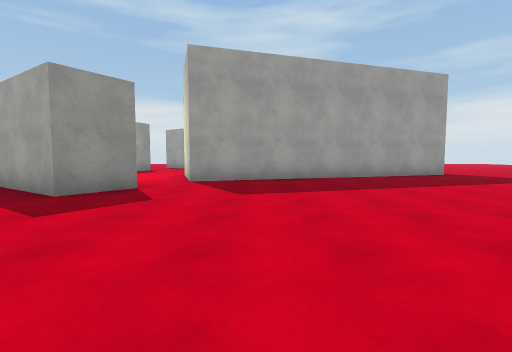
view 1 (above)

15 first-person views from a walk through a 3-D level made in the Unity game engine. The camera is 1.2 m above the floor, tilts 4° down and sees 85° across. The floor is counted in squares, 2 m on a side. Each view is taken from the middle of a square. On the plan, view 1 faces up. The plan holds only what a view shows up to about 9 squares ahead; the rest is blank. The place goes on beyond the plan. Surface patterns are stand-ins for the level's own textures.

view 2
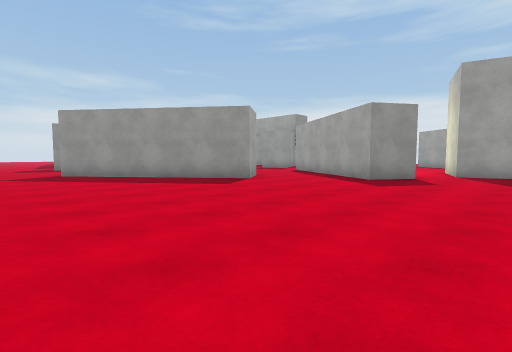

view 3
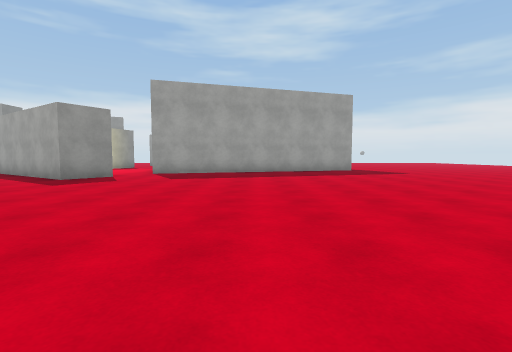

view 4
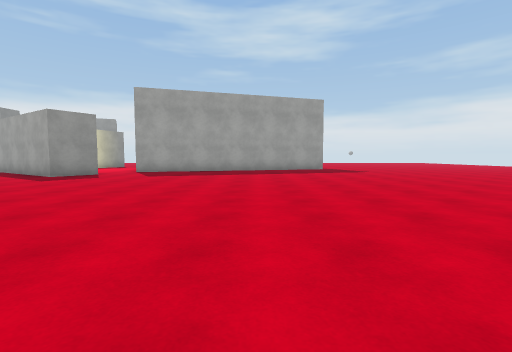

view 5
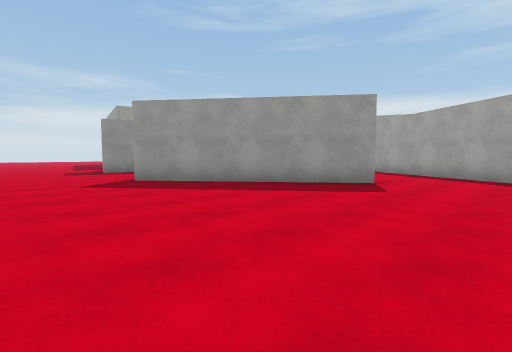

view 6
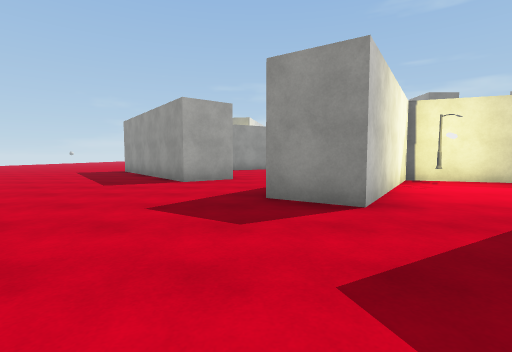

view 7
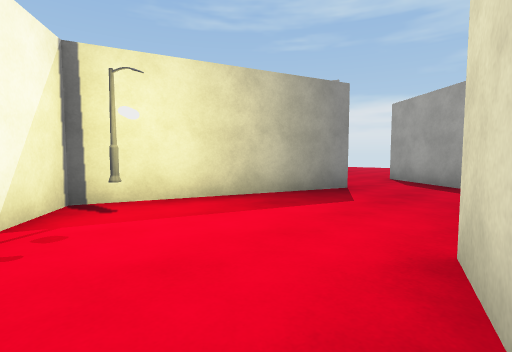

view 8
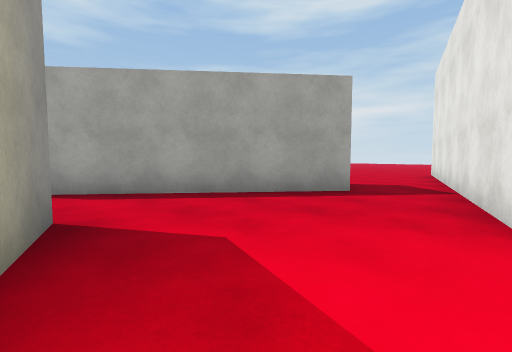

view 9
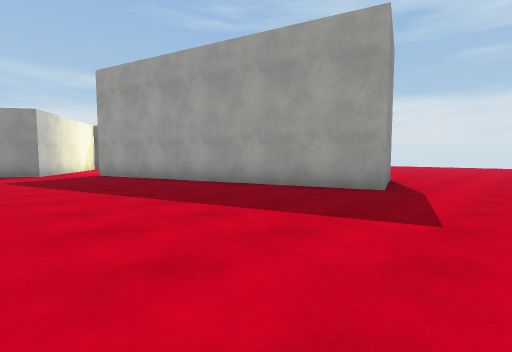

view 10
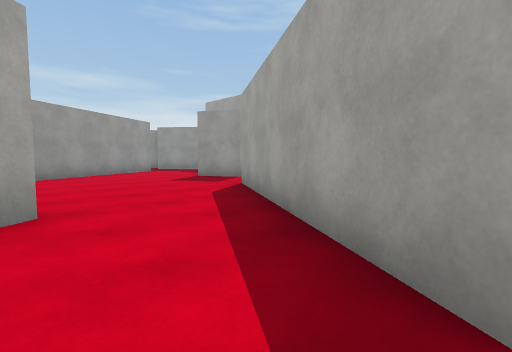

view 11
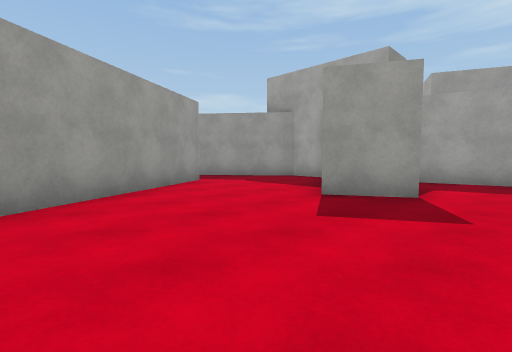

view 12
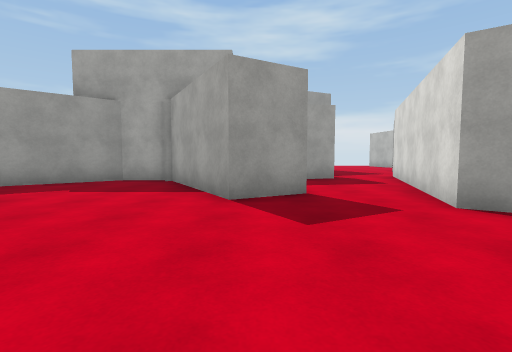

view 13
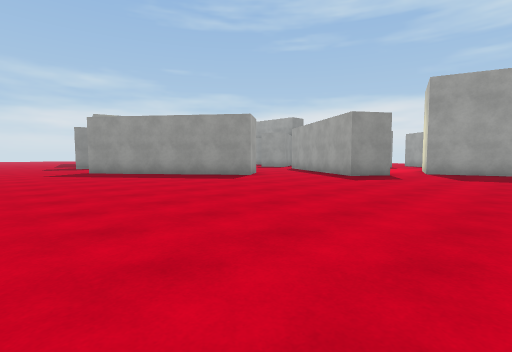

view 14
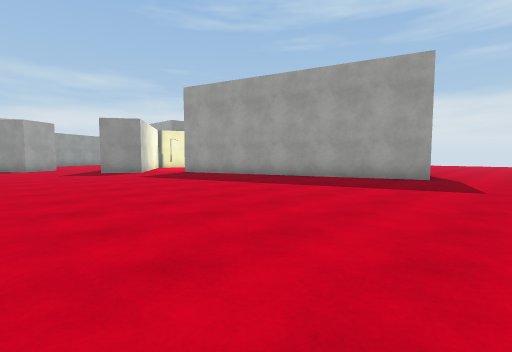

view 15
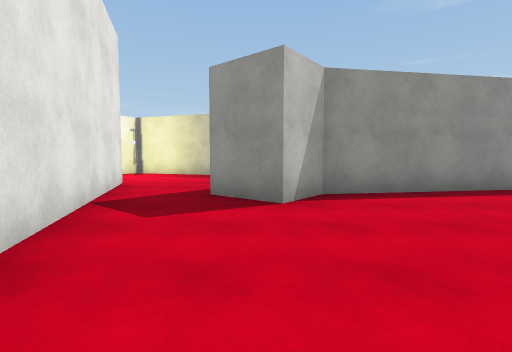

### Floor plan
Key: @ floor where view 1 was taken; # wall or solid block; . floor; S streetlight.
Columns run from 15 left of view 1 to 8 right of it. Each row starts with its distance up from view 1.
 17               #
 16          ..   #.
 15          ..## #..    ..
 14           ..###...  ...
 13         .....##.........
 12      ###.##...##........
 11 #####....##........##...
 10 #...# ...#......#####...
  9 ....##..##...#########..
  8  #...#..##S..######.....
  7  #......###...#.........
  6  ##......###............
  5   #........##...........
  4   ##....................
  3          #..............
  2        ###..............
  1       ##................
  0      ##........@.......
 -1   ...#................
 -2  ....................
 -3  ...................
 -4    .............. .

Positions as (right, up) in squares from view 1, and headings:
1: (0, 0), facing up
2: (0, -3), facing up-left
3: (2, -3), facing up
4: (3, -4), facing up
5: (-3, -4), facing up-left
6: (1, 4), facing left
7: (-2, 7), facing up-left
8: (-5, 9), facing up-right
9: (8, 4), facing up-left
10: (-3, 3), facing up-left
11: (-8, 4), facing up-left
12: (-10, 4), facing up
13: (1, -4), facing up-left
14: (8, 1), facing up-left
15: (4, 12), facing left
